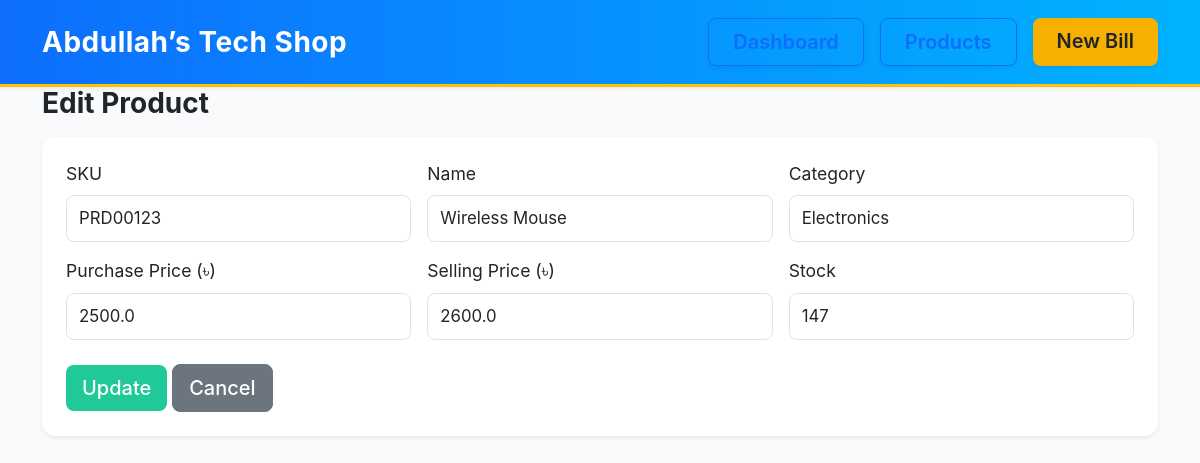
Page /edit/2 on the committed database.
### tables this page shows
CREATE TABLE products (
            id INTEGER PRIMARY KEY AUTOINCREMENT,
            name TEXT NOT NULL,
            sku TEXT UNIQUE,
            category TEXT,
            purchase_price REAL NOT NULL,
            selling_price REAL NOT NULL,
            stock INTEGER NOT NULL
        );

### app.py (the view, shortened to what this page needs)
@app.route("/edit/<int:pid>", methods=["GET","POST"])
def edit_product(pid):
    conn = connect()
    product = conn.execute("SELECT * FROM products WHERE id=?",(pid,)).fetchone()
    conn.close()
    if not product:
        flash("Not found","danger"); return redirect(url_for("list_products"))
    return render_template("edit_product.html", product=product)

### app.py (called while the page is built)
def connect():
    conn = sqlite3.connect(DB_PATH)
    conn.row_factory = sqlite3.Row
    return conn

### templates/edit_product.html
{% extends "layout.html" %}
{% block content %}
<h3 class="fw-bold mb-3">Edit Product</h3>
<form method="post" class="card p-4 shadow-sm">
  <div class="row g-3">
    <div class="col-md-4">
      <label class="form-label">SKU</label>
      <input name="sku" class="form-control form-control-lg" value="{{ product['sku'] or '' }}">
    </div>
    <div class="col-md-4">
      <label class="form-label">Name</label>
      <input name="name" class="form-control form-control-lg" required value="{{ product['name'] }}">
    </div>
    <div class="col-md-4">
      <label class="form-label">Category</label>
      <input name="category" class="form-control form-control-lg" value="{{ product['category'] }}">
    </div>
    <div class="col-md-4">
      <label class="form-label">Purchase Price (৳)</label>
      <input type="number" step="0.01" name="purchase_price" class="form-control form-control-lg" required value="{{ product['purchase_price'] }}">
    </div>
    <div class="col-md-4">
      <label class="form-label">Selling Price (৳)</label>
      <input type="number" step="0.01" name="selling_price" class="form-control form-control-lg" required value="{{ product['selling_price'] }}">
    </div>
    <div class="col-md-4">
      <label class="form-label">Stock</label>
      <input type="number" name="stock" class="form-control form-control-lg" required min="0" value="{{ product['stock'] }}">
    </div>
  </div>
  <div class="mt-4">
    <button class="btn btn-success btn-lg">Update</button>
    <a href="/products" class="btn btn-secondary btn-lg">Cancel</a>
  </div>
</form>
{% endblock %}

### templates/static/style.css (style rules this page uses)
body { background-color: #f8fafc; font-family: "Inter", "Segoe UI", system-ui, sans-serif; font-size: 1.05rem; }
h1, h2, h3, h4, h5 { font-weight: 600; color: #212529; }
a { text-decoration: none; }
.btn { border-radius: 8px; font-weight: 500; }
.btn-success { background-color: #20c997; border: none; }
.card { border-radius: 14px; border: none; box-shadow: 0 3px 8px rgba(0,0,0,0.08); }
.form-control { border-radius: 8px; padding: 10px 12px; font-size: 1.05rem; }
body { font-family: "Inter", "Segoe UI", sans-serif; font-size: 1.1rem; }
h3, h5 { font-weight: 700; }

### rows in the picture
products: sku "PRD00123", name "Wireless Mouse", category "Electronics", purchase_price "2500.0", selling_price "2600.0", stock "147"
